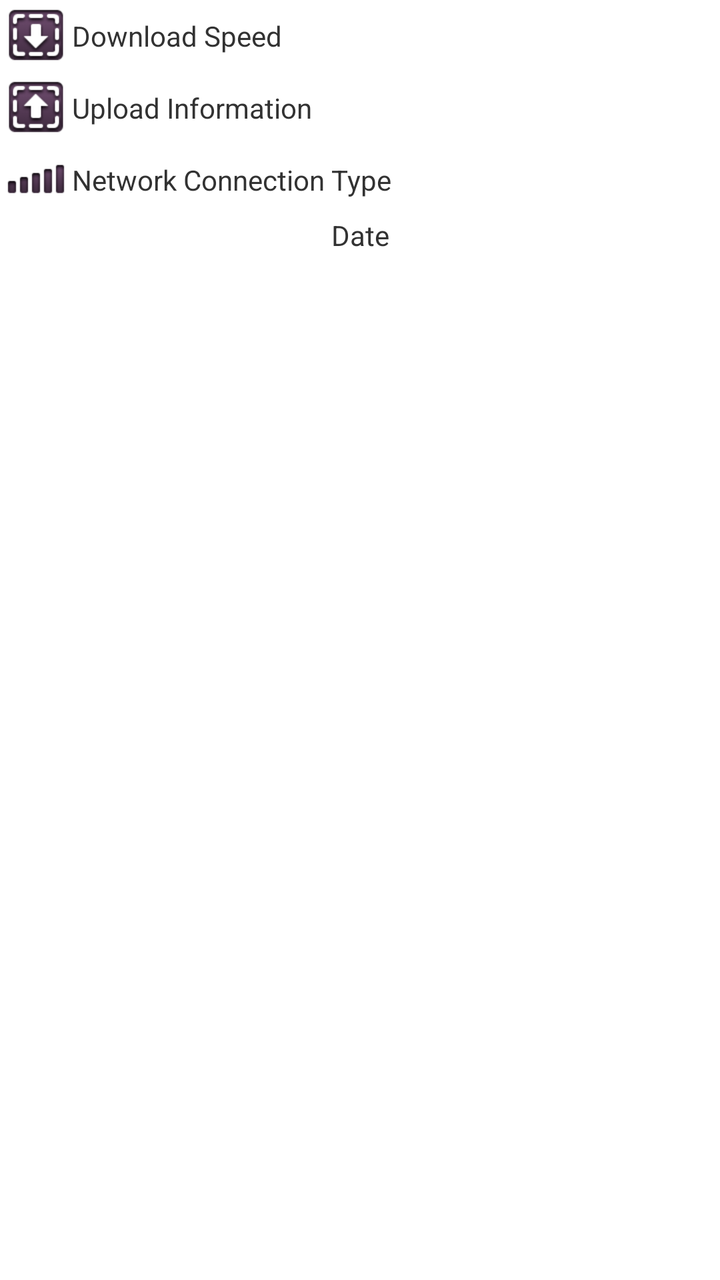
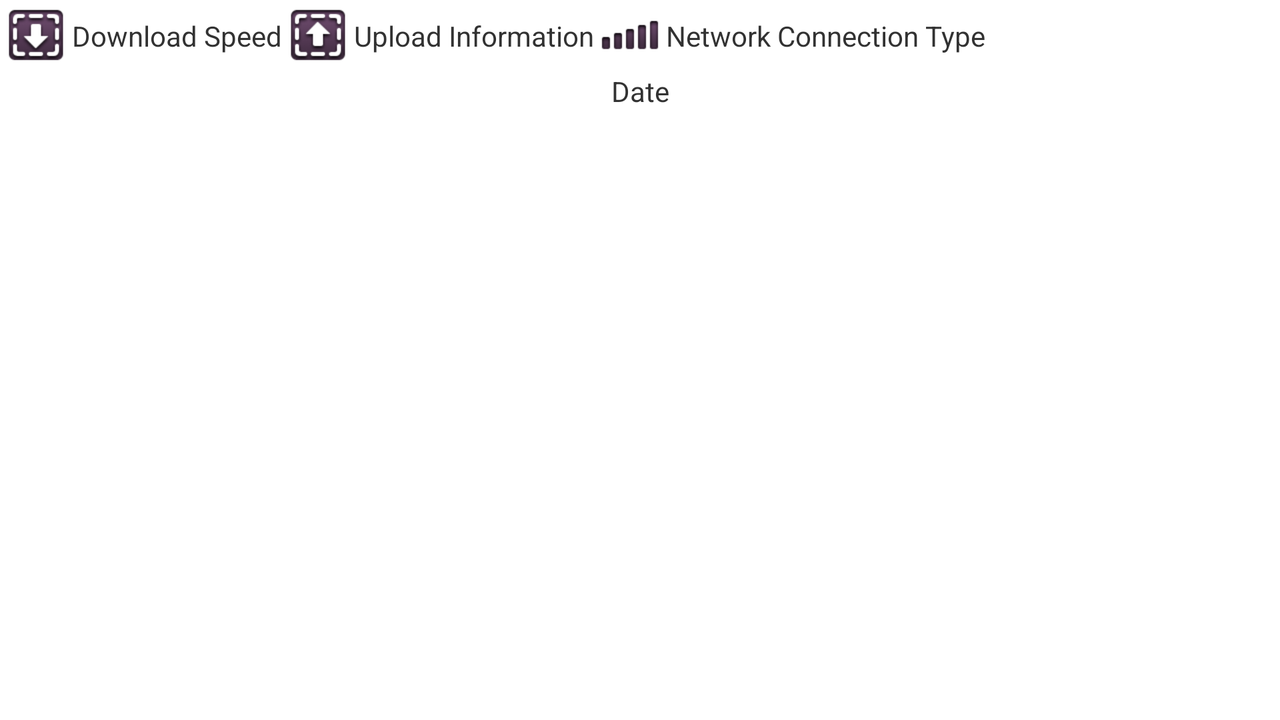

Two renders of one Android screen. The first uses the default layout on a phone; the second uses the alternative layout the repository ships for a different screen configuration, on a matching device. The two XML files are below.
<!-- AndroidManifest.xml: application theme AppTheme -->
<!-- res/layout/speedtest_record_info.xml -->
<?xml version="1.0" encoding="utf-8"?>
<TableLayout xmlns:android="http://schemas.android.com/apk/res/android"
    android:layout_width="match_parent"
    android:layout_height="match_parent">

    <TableRow
        android:id="@+id/tableRow1"
        style="@style/WrapBoth" >

        <ImageView
            android:id="@+id/img_legend_download"
            style="@style/MarkerInfoIcon"
            android:contentDescription="@string/desc_download_info"
            android:src="@drawable/ic_download" />

        <TextView
            android:id="@+id/txt_info_download"
            style="@style/MarkerInfoText"
            android:text="@string/desc_download_info" />

    </TableRow>

    <TableRow
        android:id="@+id/tableRow2"
        style="@style/WrapBoth" >

        <ImageView
            android:id="@+id/img_legend_upload"
            style="@style/MarkerInfoIcon"
            android:contentDescription="@string/desc_upload_info"
            android:src="@drawable/ic_upload" />

        <TextView
            android:id="@+id/txt_info_upload"
            style="@style/MarkerInfoText"
            android:text="@string/desc_upload_info" />

    </TableRow>

    <TableRow
        android:id="@+id/tableRow3"
        style="@style/WrapBoth" >

        <ImageView
            android:id="@+id/img_legend_conntype"
            style="@style/MarkerInfoIcon"
            android:contentDescription="@string/desc_connection_type"
            android:src="@drawable/ic_connection_cell" />

        <TextView
            android:id="@+id/txt_info_conntype"
            style="@style/MarkerInfoText"
            android:text="@string/desc_connection_type" />

    </TableRow>

    <TextView
        android:id="@+id/txt_info_heading"
        style="@style/WrapBoth"
        android:gravity="center"
        android:text="@string/desc_record_date" />

    
</TableLayout>
<!-- resources referenced by this layout -->
<resources>
  <!-- drawable ic_connection_cell: png bitmap (drawable-xhdpi, 1335 bytes) -->
  <!-- drawable ic_download: png bitmap (drawable-xhdpi, 4407 bytes) -->
  <!-- drawable ic_upload: png bitmap (drawable-xhdpi, 4490 bytes) -->
  <string name="desc_connection_type">Network Connection Type</string>
  <string name="desc_download_info">Download Speed</string>
  <string name="desc_record_date">Date</string>
  <string name="desc_upload_info">Upload Information</string>
  <style name="MarkerInfoIcon" parent="@style/WrapBoth">
          
      </style>
  <style name="MarkerInfoText" parent="@style/WrapBoth">
          <item name="android:layout_width">wrap_content</item>
          <item name="android:layout_height">fill_parent</item>
          <item name="android:gravity">center_vertical</item>
      </style>
  <style name="WrapBoth">
          <item name="android:layout_width">wrap_content</item>
          <item name="android:layout_height">wrap_content</item>
      </style>
  <style name="AppTheme" parent="AppBaseTheme">
          
      </style>
  <style name="AppBaseTheme" parent="android:Theme.Light">
          
      </style>
</resources>
<!-- res/layout-land/speedtest_record_info.xml (the repository's variant of the layout above) -->
<!-- drawn on the phone turned sideways -->
<?xml version="1.0" encoding="utf-8"?>
<TableLayout xmlns:android="http://schemas.android.com/apk/res/android"
    android:layout_width="match_parent"
    android:layout_height="match_parent">

    <TableRow
        android:id="@+id/tableRow1"
        android:layout_width="wrap_content"
        android:layout_height="wrap_content" >

        <ImageView
            android:id="@+id/img_legend_download"
            android:layout_width="wrap_content"
            android:layout_height="wrap_content"
            android:contentDescription="@string/desc_download_info"
            android:src="@drawable/ic_download" />

        <TextView
            android:id="@+id/txt_info_download"
            android:layout_width="wrap_content"
            android:layout_height="fill_parent"
            android:gravity="center_vertical"
            android:text="@string/desc_download_info" />

        <ImageView
            android:id="@+id/img_legend_upload"
            android:layout_width="wrap_content"
            android:layout_height="wrap_content"
            android:contentDescription="@string/desc_upload_info"
            android:src="@drawable/ic_upload" />

        <TextView
            android:id="@+id/txt_info_upload"
            android:layout_width="wrap_content"
            android:layout_height="fill_parent"
            android:gravity="center_vertical"
            android:text="@string/desc_upload_info" />

        <ImageView
            android:id="@+id/img_legend_conntype"
            android:layout_width="wrap_content"
            android:layout_height="wrap_content"
            android:contentDescription="@string/desc_connection_type"
            android:src="@drawable/ic_connection_cell" />

        <TextView
            android:id="@+id/txt_info_conntype"
            android:layout_width="wrap_content"
            android:layout_height="fill_parent"
            android:gravity="center_vertical"
            android:text="@string/desc_connection_type" />

    </TableRow>


    <TextView
        android:id="@+id/txt_info_heading"
        android:layout_width="wrap_content"
        android:layout_height="wrap_content"
        android:gravity="center"
        android:text="@string/desc_record_date" />

    
</TableLayout>
<!-- resources referenced by the variant -->
<!-- as the phone turned sideways resolves them -->
<resources>
  <!-- drawable ic_connection_cell: png bitmap (drawable-xhdpi, 1335 bytes) -->
  <!-- drawable ic_download: png bitmap (drawable-xhdpi, 4407 bytes) -->
  <!-- drawable ic_upload: png bitmap (drawable-xhdpi, 4490 bytes) -->
  <string name="desc_connection_type">Network Connection Type</string>
  <string name="desc_download_info">Download Speed</string>
  <string name="desc_record_date">Date</string>
  <string name="desc_upload_info">Upload Information</string>
  <style name="AppTheme" parent="AppBaseTheme">
          
      </style>
  <style name="AppBaseTheme" parent="android:Theme.Light">
          
      </style>
</resources>
